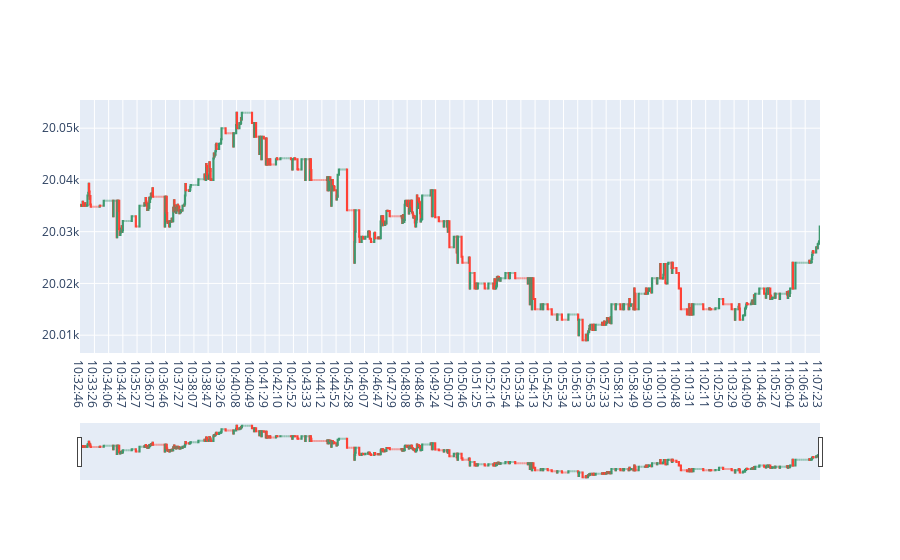

The cell this chart's notebook holds for it:
### Code cell
plot_rate(1)#Check plot_rate_1 for output

### Figure 1 — Plotly figure (JSON) as saved in the notebook; plotly's stock layout.template omitted (floating-point values rounded to 4 significant figures; data arrays with more than 128 entries replaced by an {"elided": "..."} marker saying what was removed)
{"data": [{"close": {"elided": "1822 float values"}, "high": {"elided": "1822 float values"}, "low": {"elided": "1822 float values"}, "open": {"elided": "1823 float values"}, "type": "candlestick", "x": {"elided": "1823 str values"}}], "layout": {}}
